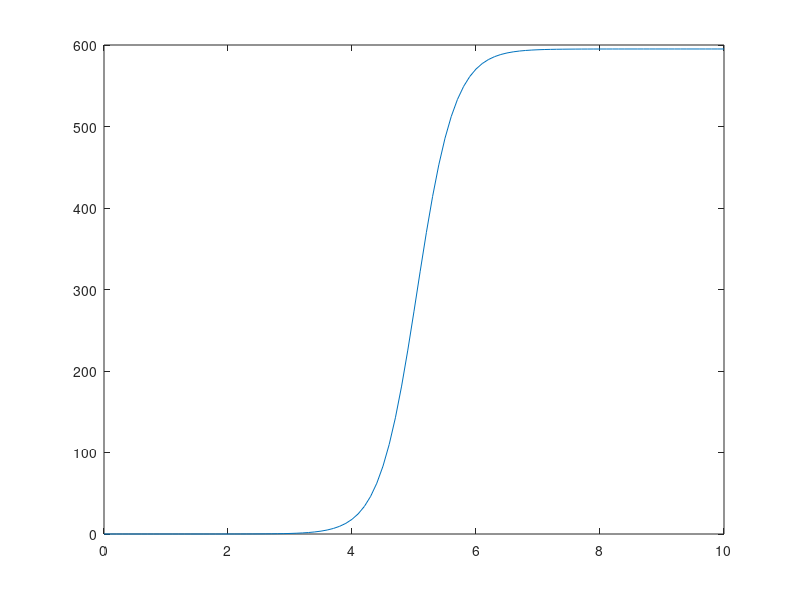

MATLAB code to generate this figure: (Note: this script raises an error after producing the figure.)
% syms x;
% y=0.00003366./(0.00000005656+exp(-3.305*x));
% dy=diff(y);
% x=5.139;
% k=subs(dy);

x=0:0.1:10;
y=0.00003366./(0.00000005656+exp(-3.305*x));
plot(x,y);
hold on;
y=k*(x-5.139)+0.00003366/(0.00000005656+exp(-3.305*5.139));
plot(x,y);